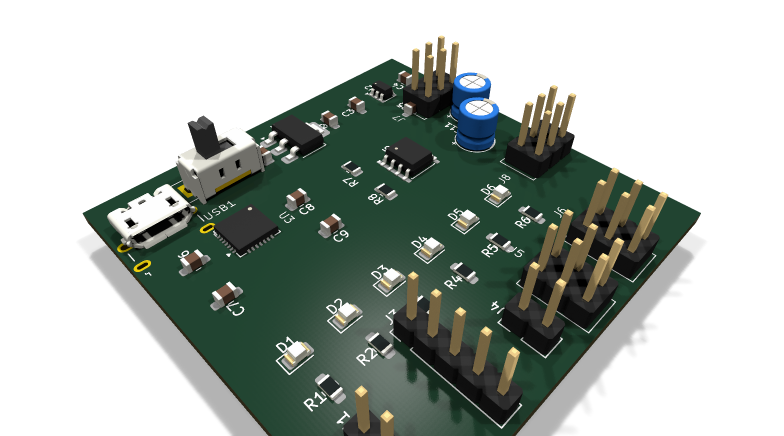
#> input picture Lab5/Pic/3d_placement_isometric.png, 1568 x 872 px, given in place of lab5_pcb_top_raw.png, which was not available (shown at 1/2 size)
$ python generate_pcb_annotated.py
#> lines starting #> are read from the running program, lines starting #| are printed output that depends on the picture; pictures that were not available may be replaced by others from this repository, and a replacement may not be noted
import json
from PIL import Image, ImageDraw

# Precise pixel bounding boxes calibrated from KiCad courtyard + text union + pad verification
# Board: 50x50mm mapped to 1927px (32->1959) => scale 38.54 px/mm
# Computed via .check/parse_pcb.py courtyard + reference text expansion

groups = {
    'nguon': {'color': '#00B0F0', 'bbox': (51, 80, 917, 360)},       # USB1 + SW2 + C1/C6/C7
    'ldo': {'color': '#FF0000', 'bbox': (937, 80, 1514, 360)},       # U1 + C2 + C3
    'ap_am': {'color': '#7030A0', 'bbox': (1534, 80, 1938, 380)},    # U2 + C4
    'uart': {'color': '#00B050', 'bbox': (148, 534, 840, 1072)},     # U3 + C6..C9
    'ne555': {'color': '#ED7D31', 'bbox': (975, 534, 1900, 1072)},   # U5 + R7,R8,C10,C11
    'led': {'color': '#FFC000', 'bbox': (166, 1168, 1475, 1554)},    # D1..D6 + R1..R6
    # Header courtyards + pads + text union
    'j1': {'color': '#00FFFF', 'bbox': (150, 1533, 299, 1921)},       # J1
    'j3': {'color': '#00FFFF', 'bbox': (536, 1360, 684, 1943)},       # J3
    'j4': {'color': '#00FFFF', 'bbox': (844, 1610, 993, 1900)},       # J4
    'j5': {'color': '#00FFFF', 'bbox': (1036, 1492, 1278, 1958)},     # J5
    'j6': {'color': '#00FFFF', 'bbox': (1363, 1492, 1606, 1958)},     # J6
    'header2': {'color': '#00FFFF', 'bbox': (1485, 415, 1945, 630)},  # J7 6 pads + silkscreen + text
    'header3': {'color': '#00FFFF', 'bbox': (1485, 1110, 1945, 1330)}, # J8 6 pads + silkscreen + text
}

def draw_boxes(draw, group_names, line_width=6):
    for gn in group_names:
        if gn not in groups:
            continue
        g = groups[gn]
        bbox = g['bbox']
        if bbox:
            draw.rectangle(bbox, outline=g['color'], width=line_width)

def make_img(in_path, out_path, draw_groups):
#> called with in_path = 'Pic/lab5_pcb_top_raw.png', out_path = 'Pic/cau1.png'
    im = Image.open(in_path).convert('RGB')
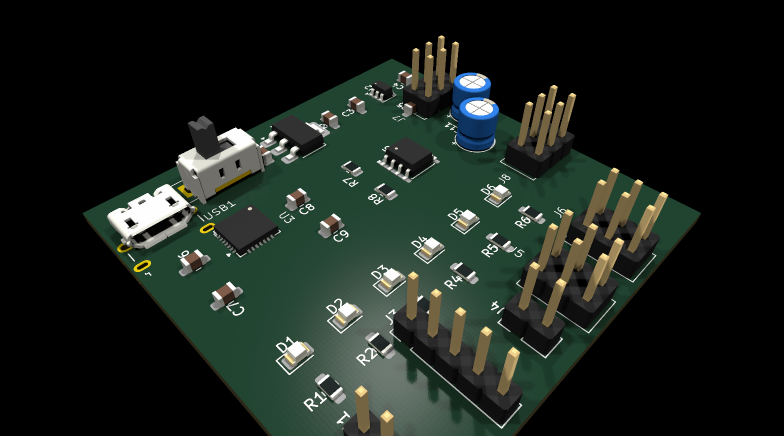
#> im: PIL image 1568x872 RGB (shown at 1/2 size); mean R, G, B 27.6, 35.3, 29.2
    draw = ImageDraw.Draw(im)
    draw_boxes(draw, draw_groups)
    im.save(out_path)
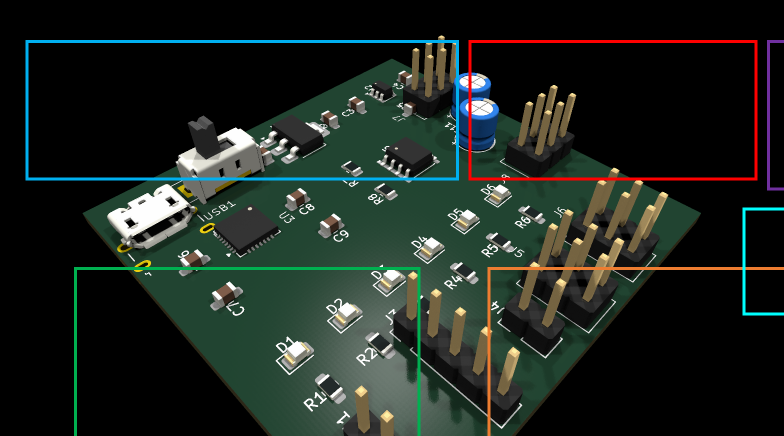
#> saved as cau1.png: PIL image 1568x872 RGB (shown at 1/2 size); mean R, G, B 29.9, 38, 32
    print(f"Saved {out_path} with {draw_groups}")

all_headers = ['j1', 'j3', 'j4', 'j5', 'j6', 'header2', 'header3']

make_img('Pic/lab5_pcb_top_raw.png', 'Pic/cau1.png', list(groups.keys()))
make_img('Pic/lab5_pcb_top_raw.png', 'Pic/cau2.png', ['ldo', 'ap_am', 'ne555'])
#> call 2 of make_img, with in_path = 'Pic/lab5_pcb_top_raw.png', out_path = 'Pic/cau2.png'
#> in make_img (call 2), `im.save(out_path)`:
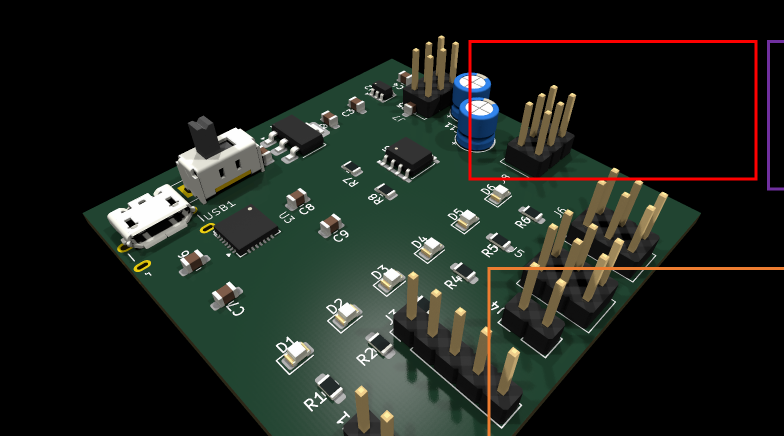
#> saved as cau2.png: PIL image 1568x872 RGB (shown at 1/2 size); mean R, G, B 30.4, 35.5, 29.3
make_img('Pic/lab5_pcb_top_raw.png', 'Pic/cau3.png', ['nguon', 'uart'])
#> call 3 of make_img, with in_path = 'Pic/lab5_pcb_top_raw.png', out_path = 'Pic/cau3.png'
#> in make_img (call 3), `im.save(out_path)`:
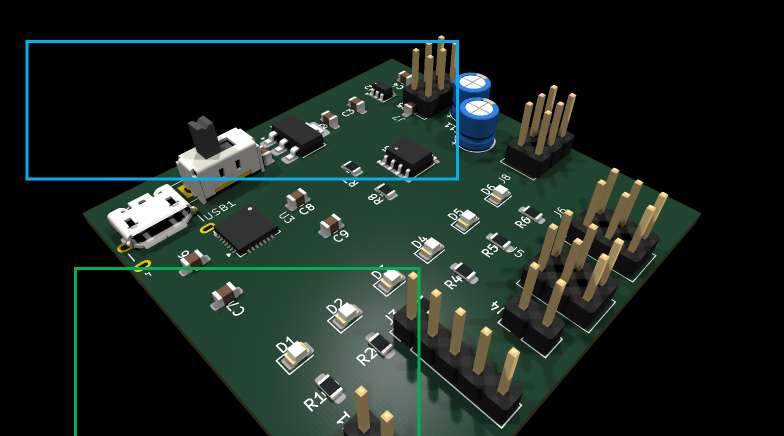
#> saved as cau3.png: PIL image 1568x872 RGB (shown at 1/2 size); mean R, G, B 27.2, 37.4, 31.5
make_img('Pic/lab5_pcb_top_raw.png', 'Pic/cau4.png', all_headers + ['led', 'nguon'])
#> call 4 of make_img, with in_path = 'Pic/lab5_pcb_top_raw.png', out_path = 'Pic/cau4.png'
#> in make_img (call 4), `im.save(out_path)`:
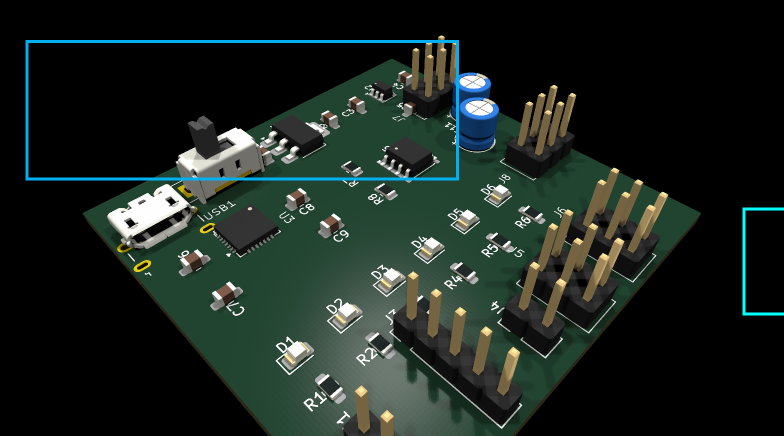
#> saved as cau4.png: PIL image 1568x872 RGB (shown at 1/2 size); mean R, G, B 27.4, 37.1, 31.7
make_img('Pic/lab5_pcb_top_raw.png', 'Pic/cau4_connectors_perimeter.png', all_headers + ['nguon'])
make_img('Pic/lab5_pcb_top_raw.png', 'Pic/q5.png', ['nguon', 'ldo', 'ap_am', 'ne555', 'uart', 'led'] + all_headers)
make_img('Pic/lab5_pcb_top_raw.png', 'Pic/pcb_functional_blocks_annotated.png', ['nguon', 'ldo', 'ap_am', 'ne555', 'uart', 'led'] + all_headers)

# Also generate dedicated verification crops
im_raw = Image.open('Pic/lab5_pcb_top_raw.png').convert('RGB')
for name in ['header2', 'header3', 'j1', 'j3', 'j4', 'j5', 'j6']:
    bbox = groups[name]['bbox']
    pad = 20
    crop = im_raw.crop((max(0,bbox[0]-pad), max(0,bbox[1]-pad), min(1992,bbox[2]+pad), min(1992,bbox[3]+pad)))
    draw = ImageDraw.Draw(crop)
    draw.rectangle((pad, pad, pad + bbox[2]-bbox[0], pad + bbox[3]-bbox[1]), outline='#00FFFF', width=4)
    crop.save(f'/tmp/verify_{name}.png')
    print(f"verify {name} -> {bbox}")
#> this loop made 7 passes
#> pass 1, `crop.save(f'/tmp/verify_{name}.png')`:
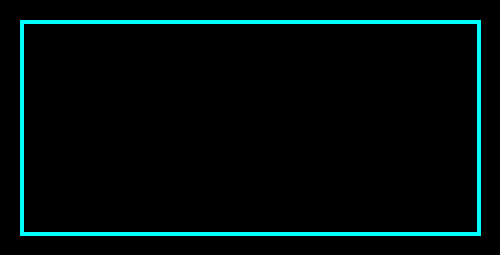
#> saved as verify_header2.png: PIL image 500x255 RGB; mean R, G, B 0, 10.7, 10.7
#> after the loop:
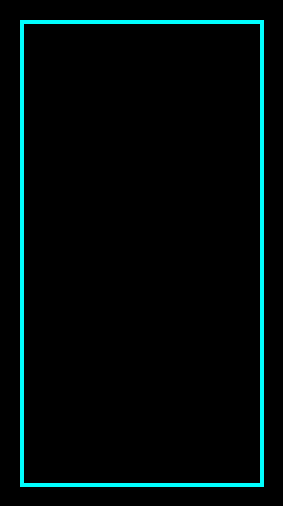
#> crop: PIL image 283x506 RGB; mean R, G, B 0, 10, 10

# Also verify pads inside bbox
scale = (1959-32)/50.0
def mm_to_px(x_mm, y_mm):
    return (32 + (x_mm-25)*scale, 32 + (y_mm-90)*scale)
# J7 pads check
import math
def check_pads(fx,fy,rot, pads_local, bbox):
#> called with fx = 64.4, fy = 102.5, rot = 90, bbox = (1485, 415, 1945, 630)
    rad=math.radians(rot)
    for lx,ly in pads_local:
        gx=fx+lx*math.cos(rad)-ly*math.sin(rad)
        gy=fy+lx*math.sin(rad)+ly*math.cos(rad)
        px,py=mm_to_px(gx,gy)
        inside = bbox[0] <= px <= bbox[2] and bbox[1] <= py <= bbox[3]
        print(f"pad {lx},{ly} -> {px:.1f},{py:.1f} inside={inside}")

pads = [(-1.58,3.58),(-1.58,6.12),(-1.58,8.66),(0.96,3.58),(0.96,6.12),(0.96,8.66)]
print("J7 pads inside header2:", groups['header2']['bbox'])
check_pads(64.4,102.5,90,pads, groups['header2']['bbox'])
print("J8 pads inside header3:", groups['header3']['bbox'])
check_pads(64.4,120.5,90,pads, groups['header3']['bbox'])

$ run again, on Lab5/Pic/3d_placement_top.png
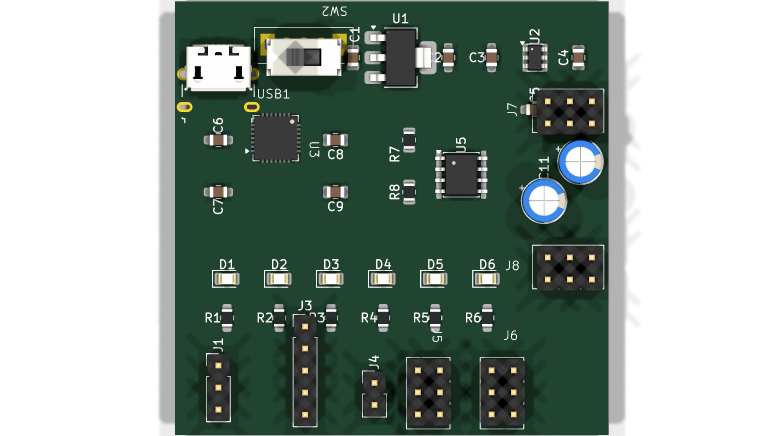
#> input picture Lab5/Pic/3d_placement_top.png, 1568 x 872 px, given in place of lab5_pcb_top_raw.png, which was not available (shown at 1/2 size)
#> in make_img (call 2), `im.save(out_path)`:
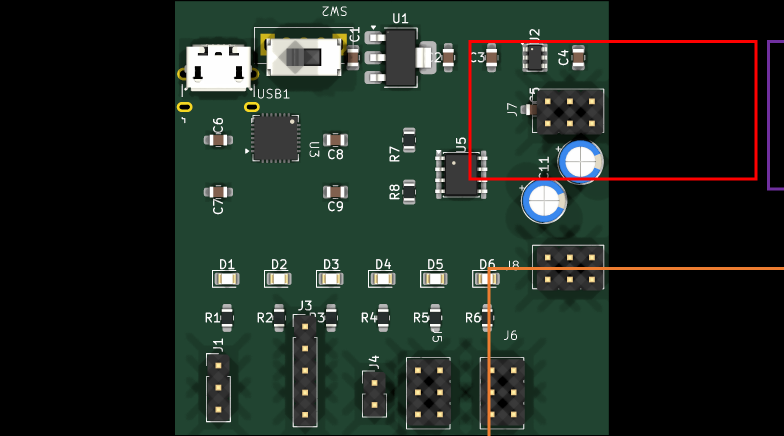
#> saved as cau2.png: PIL image 1568x872 RGB (shown at 1/2 size); mean R, G, B 31.7, 42.8, 34.9
#> in make_img (call 4), `im.save(out_path)`:
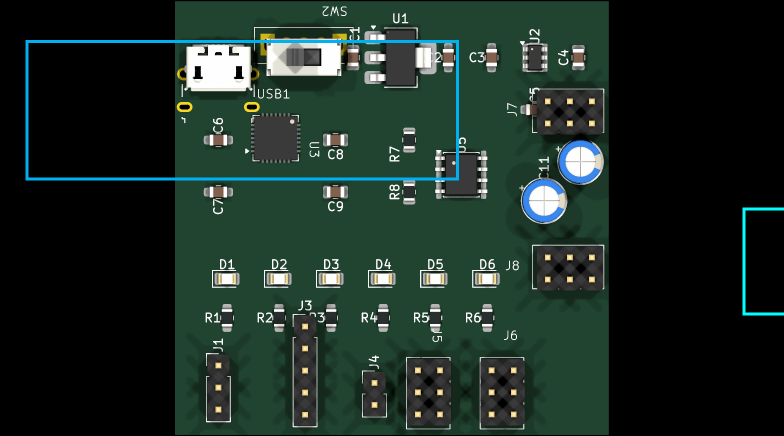
#> saved as cau4.png: PIL image 1568x872 RGB (shown at 1/2 size); mean R, G, B 28.6, 44.3, 37.2

$ run again, on Lab5/Pic/cau1_power_caps.png
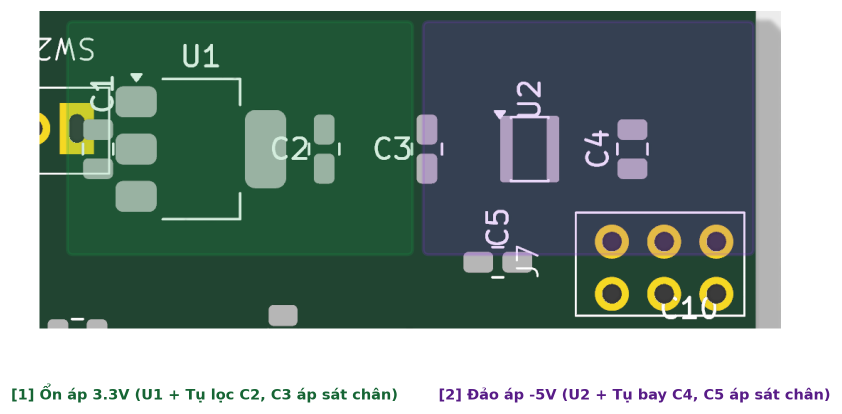
#> input picture Lab5/Pic/cau1_power_caps.png, 1683 x 827 px, given in place of lab5_pcb_top_raw.png, which was not available (shown at 1/2 size)
#> in make_img, `im.save(out_path)`:
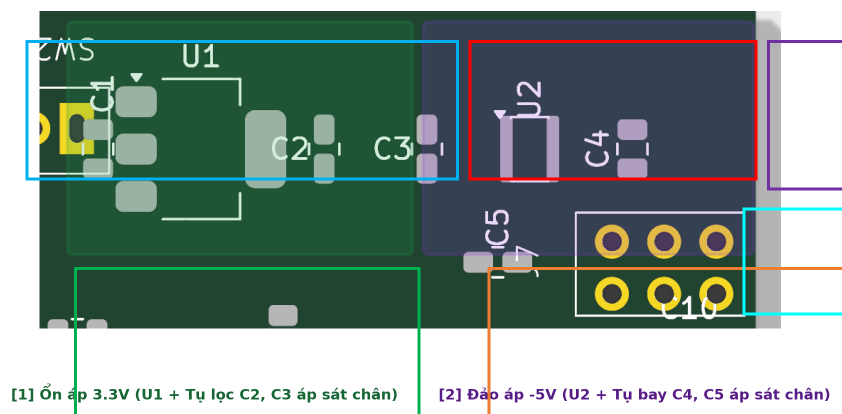
#> saved as cau1.png: PIL image 1683x827 RGB (shown at 1/2 size); mean R, G, B 121.7, 141.1, 133.6
#> the loop `for name in ['header2', 'header3', 'j1', 'j3', 'j4', 'j5', 'j6']:` made 7 passes
#> pass 1, `crop.save(f'/tmp/verify_{name}.png')`:
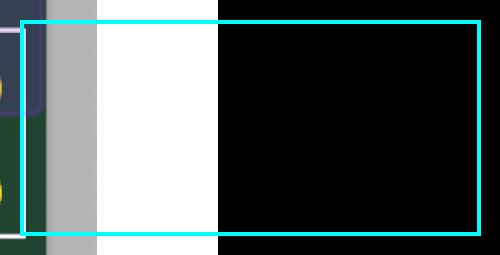
#> saved as verify_header2.png: PIL image 500x255 RGB; mean R, G, B 81.9, 94.4, 94.3
